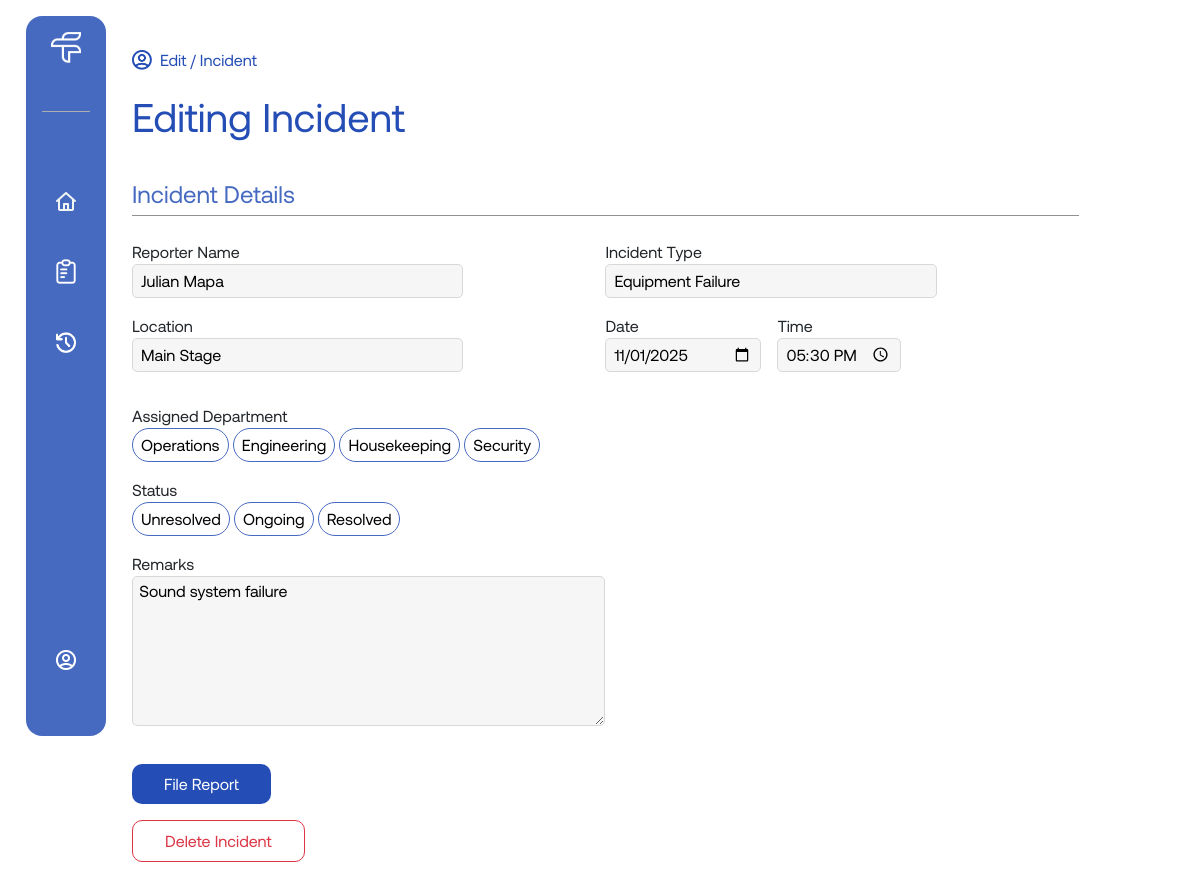
/pages/edit-incident.php?incidentId=1 (signed in), run on the app's committed database.
### tables this page shows
CREATE TABLE users (
  user_id INT(10) AUTO_INCREMENT PRIMARY KEY,
  name VARCHAR(255) NOT NULL,
  role VARCHAR(255) NOT NULL,
  username VARCHAR(255) UNIQUE NOT NULL,
  password VARCHAR(255) NOT NULL
);

CREATE TABLE incidents (
  incident_id INT(10) AUTO_INCREMENT PRIMARY KEY,
  description VARCHAR(255) NOT NULL,
  location VARCHAR(255) NOT NULL,
  reported_by INT(10),
  role_assigned_to VARCHAR(255),
  status VARCHAR(255) DEFAULT 'Ongoing',
  remarks VARCHAR(255),
  date DATE,
  time TIME,
  FOREIGN KEY (reported_by) REFERENCES users(user_id) ON DELETE SET NULL
);

### pages/edit-incident.php (the view, shortened to what this page needs)
<?php
    include('../includes/db_connect.php');
    if (isset($_GET['incidentId'])) {
        $id = $_GET['incidentId'];
        $sql_fetch = "SELECT * FROM incidents WHERE incident_id = $id";
        $result = mysqli_query($conn, $sql_fetch);
        if ($result-> num_rows > 0) {
            while ($row = mysqli_fetch_array($result)) {
                $incident = $row['description'];
                $location = $row['location'];
                $reported_by_id = $row['reported_by'] ;
                $date = $row['date'];
                $time = $row['time'];
                $remarks = $row['remarks'];
            }
        }
        $reported_by_sql = "SELECT name FROM users WHERE user_id = $reported_by_id" ;
        $reported_by_result = mysqli_query($conn, $reported_by_sql) ;
        if($reported_by_result && mysqli_num_rows($reported_by_result) > 0){
            $row = mysqli_fetch_assoc($reported_by_result);
            $reporter_name = htmlspecialchars($row['name']);
        }
    }
?>
<!DOCTYPE html>
<html lang="en">
<head>
    <link href="https://cdn.jsdelivr.net/npm/bootstrap@5.3.8/dist/css/bootstrap.min.css" rel="stylesheet">
    <link rel="stylesheet" href="../assets/css/style.css">
</head>
<body>
    <div class="layout d-md-flex w-md-100">
        <?php include('../includes/navbar.php') ?>
        <div class="main-content flex-md-fill p-md-3 pt-md-5">
            <div class="main-content-container incident-form w-90 mx-auto mx-md-0 w-md-100">
                <p class="page-info"> <img src="../assets/images/blue-account-icon.png" alt=""><span>Edit  /  Incident</span></p>
                <h1>Editing Incident</h1>
                <h2>Incident Details</h2>
                <div class="incident-details">
                    <form method="POST" action="">
                        <div class="incident-details">
                            <div class="incident-text-inputs">
                                <div class="incident-form-group">
                                    <p>Reporter Name</p>
                                    <input
                                    type="text"
                                    name="reporter_name"
                                    value = "<?php echo $reporter_name; ?>"
                                    placeholder="e.g Juan Cruz"
                                    readonly
                                    />
                                </div>
                                <div class="incident-form-group">
                                    <p>Incident Type</p>
                                    <input
                                    type="text"
                                    name="incident_type"
                                    value = "<?php echo $incident; ?>"
                                    placeholder="e.g Wet Floor"
                                    required
                                    />
                                </div>
                                <div class="incident-form-group">
                                    <p>Location</p>
                                    <input
                                    type="text"
                                    name="location"
                                    value = "<?php echo $location; ?>"
                                    placeholder="e.g 3rd Floor"
                                    required
                                    />
                                </div>
                                <div class="date-time">
                                    <div class="left-date">
                                    <p>Date</p>
                                    <input type="date" name="date" value = "<?php echo $date;?>" required  />
                                    </div>
                                    <div class="right-time">
                                    <p>Time</p>
                                    <input type="time" name="time" value = "<?php echo $time;?>" required />
                                    </div>
                                </div>
                            </div>
                            <p>Assigned Department</p>
                            <div class="department-btns">
                                <button type="button" data-target="dept_ops">Operations</button>
                                <button type="button" data-target="dept_eng">Engineering</button>
                                <button type="button" data-target="dept_house">Housekeeping</button>
                                <button type="button" data-target="dept_sec">Security</button>
                            </div>
                            <p>Status</p>
                            <div class="status-btns">
                                <button type="button" data-target="status_unresolved">Unresolved</button>
                                <button type="button" data-target="status_ongoing">Ongoing</button>
                                <button type="button" data-target="status_resolved">Resolved</button>
                            </div>
                            <p>Remarks</p>
                            <textarea name="remarks" id="remarks" placeholder="Add remarks here..." rows="4"> <?php echo $remarks;?> </textarea>
                            <br />
                            <button type="submit" value= "Update" name= "update" class="submit-btn">File Report</button>
                        </div>
                    </form>
                    <button data-bs-toggle="modal" data-bs-target="#deleteIncidentModal" class="mt-3 submit-btn delete-btn">Delete Incident</button>
                </div>
            </div>
        </div>
    </div>
</body>
<?php include('../includes/footer.php') ?>

### assets/css/style.css (style rules this page uses)
:root { --primary-blue: #244db5; --lighter-primary: #476ac1; --text-color: #000; --background-color: #fff; --secondary-color: #d8f35f; }
body { font-family: "Aeonik", sans-serif; }
p { margin: 0; }
.w-90 { width: 90% !important; }
.main-content-container { margin-bottom: 15em; }
.page-info { display: flex ; align-items: center; }
.page-info span { color: var(--primary-blue); margin-left: 0.5em; }
.page-info img { width: 20px; }
.incident-form h1 { color: var(--primary-blue); font-size: 2.5em; margin-top: 0.5em; margin-bottom: 0.25em; }
.incident-form h2 { color: var(--lighter-primary); font-size: 1.5em; border-bottom: solid 1px #929292; padding-bottom: 0.25em; margin-bottom: 1em; }
.incident-form input { width: 100%; background-color: #f6f6f6; border: solid 1px #d8d8d8; padding: 0.25em 0.5em; border-radius: 5px; margin-bottom: 1em; }
.incident-form .date-time { display: flex ; align-items: center; }
.date-time .left-date input { width: 200px; }
.date-time .right-time { margin-left: 1em; }
.date-time input { width: 100%; }
.incident-form button { background-color: var(--background-color); border: solid 1px var(--lighter-primary); padding: 0.25em 0.5em; border-radius: 50px; }
.incident-form .department-btns, .status-btns { margin-bottom: 1em; }
.incident-form textarea { width: 100%; height: 150px; background: #f6f6f6; border: solid 1px #d8d8d8 ; border-radius: 5px; margin-bottom: 1em; }
.incident-form .submit-btn { width: 100%; border: none; border-radius: 10px; background-color: var(--primary-blue); color: var(--background-color); padding: 0.5em 0; }
.incident-form .delete-btn { width: 100%; border: solid 1px #dc3545; border-radius: 10px; background-color: var(--background-color); color: #dc3545; padding: 0.5em 0; transition: 0.5s; }
@media only screen and (min-width: 768px) { .layout { min-height: 100vh; } }
@media only screen and (min-width: 768px) { .main-content { transition: margin-left 0.3s; } }
@media only screen and (min-width: 768px) { .main-content-container { padding-bottom: 7em; } }
@media only screen and (min-width: 768px) { .incident-form { width: 80%; margin: 0; margin-left: 2em; } }
@media only screen and (min-width: 768px) { .incident-form h1 { margin-bottom: 1em; } }
@media only screen and (min-width: 768px) { .incident-form .incident-text-inputs { display: grid; grid-template-columns: 1fr 1fr; margin-bottom: 1em; } }
@media only screen and (min-width: 768px) { .incident-form .incident-text-inputs input { width: 70%; } }
@media only screen and (min-width: 768px) { .incident-form textarea { width: 50%; margin-bottom: 2em; } }
@media only screen and (min-width: 768px) { .incident-form .submit-btn { width: auto; padding: 0.5em 2em; } }
@media only screen and (min-width: 768px) { .incident-form .date-time input { width: auto; } }

### data on the page
users: reporter_name "Julian Mapa"
incidents: incident_type "Equipment Failure", location "Main Stage", date "11/01/2025", time "17:30:00", remarks "Sound system failure"
